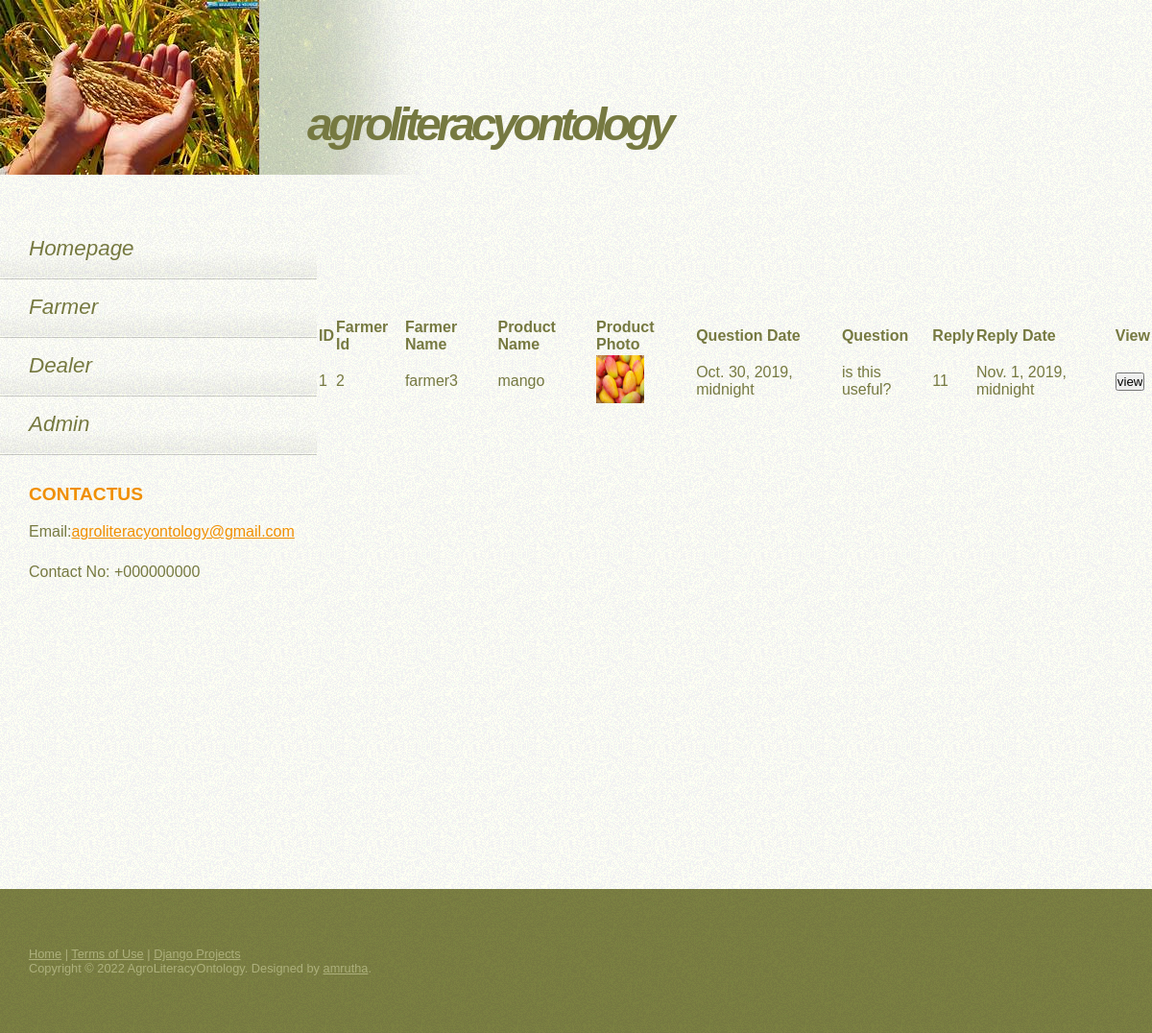
The app's page /admin_view_questions/ with its own data.
### ontology/models.py (models this page shows, shortened)
class Question(models.Model):
    Farmer = models.ForeignKey(Farmer,on_delete=models.CASCADE)
    Product = models.ForeignKey(Product,on_delete=models.CASCADE)
    Quest = models.TextField()
    Quest_Date=models.DateTimeField()
    Reply = models.TextField(null=True)
    Reply_Dtae = models.DateTimeField(null=True)

class Farmer(models.Model):
    Firstname = models.CharField(max_length=100)
    Lastname = models.CharField(max_length=100)
    Gender = models.CharField(max_length=100,choices=choice)
    Address = models.CharField(max_length=100)
    Email = models.EmailField()
    Place = models.CharField(max_length=100)
    Phone = models.IntegerField()
    Village = models.CharField(max_length=100)
    District = models.CharField(max_length=100,choices=district)
    Password = models.CharField(max_length=8)
    Confirmpassword = models.CharField(max_length=8)
    Status = models.BooleanField(default=False)

class Product(models.Model):
    OwnerId = models.PositiveIntegerField()
    OwnerName = models.CharField(max_length=100)
    Category = models.ForeignKey(Category,on_delete=models.CASCADE,null=True)
    Name = models.CharField(max_length=40)
    Price = models.PositiveIntegerField()
    Rent_Amount = models.PositiveIntegerField()
    Quantity = models.PositiveIntegerField()
    Photo = models.ImageField()
    Use = models.TextField()

### ontology/views.py (the view)
# urls.py: path('admin_view_questions/', views.admin_view_questions, name='admin_view_questions'),
def admin_view_questions(request):
    question = Question.objects.all()
    return render(request, 'ontology/admin_view_questions.html', {'question':question})

### ontology/templates/ontology/admin_view_questions.html
<!DOCTYPE html>
{% extends 'ontology/base.html' %}
{% load static %}
{% block content %}
	<div style="margin-top: 100px; margin-left: 300px;margin-bottom: 500px;text-align: left;">
		<table>
			<thead>
				<tr>
					<th>ID</th>
					<th>Farmer Id</th>
					<th>Farmer Name</th>
					<th>Product Name</th>
					<th>Product  Photo</th>
					<th>Question Date</th>
					<th>Question</th>
					<th>Reply</th>
					<th>Reply Date</th>
					<th>View</th>
				</tr>
			</thead>
			<tbody>
			{% for i in question %}
				<tr>
					<td>{{ i.id }}</td>
					<td>{{ i.Farmer.id }}</td>
					<td>{{ i.Farmer.Firstname }}</td>
					<td>{{ i.Product.Name }}</td>
					<td><img src="{{ i.Product.Photo.url }}" style="width:50px;height:50px"></td>
					<td>{{ i.Quest_Date }}</td>
					<td>{{ i.Quest }}</td>
					<td>{{ i.Reply }}</td>
					<td>{{ i.Reply_Dtae }}</td>
					<td><a href="{% url 'ontology:send_question_reply' i.id %}"><input type="submit" value="view"></a></td>
				</tr>
			{% endfor %}
			</tbody>
		</table>
		</div>
	{% endblock %}

### static/default.css (style rules this page uses)
* { margin: 0; padding: 0; }
body { background: #FFFEF5 url(images/img01.gif); font-family: "Trebuchet MS", Arial, Helvetica, sans-serif; color: #767941; }
a:link { color: #F08F02; }

### records on screen
Question: id "1", Farmer.id "2", Farmer.Firstname "farmer3", Product.Name "mango", Product.Photo (picture), Quest_Date "Oct. 30, 2019, midnight", Quest "is this useful?", Reply "11", Reply_Dtae "Nov. 1, 2019, midnight"
